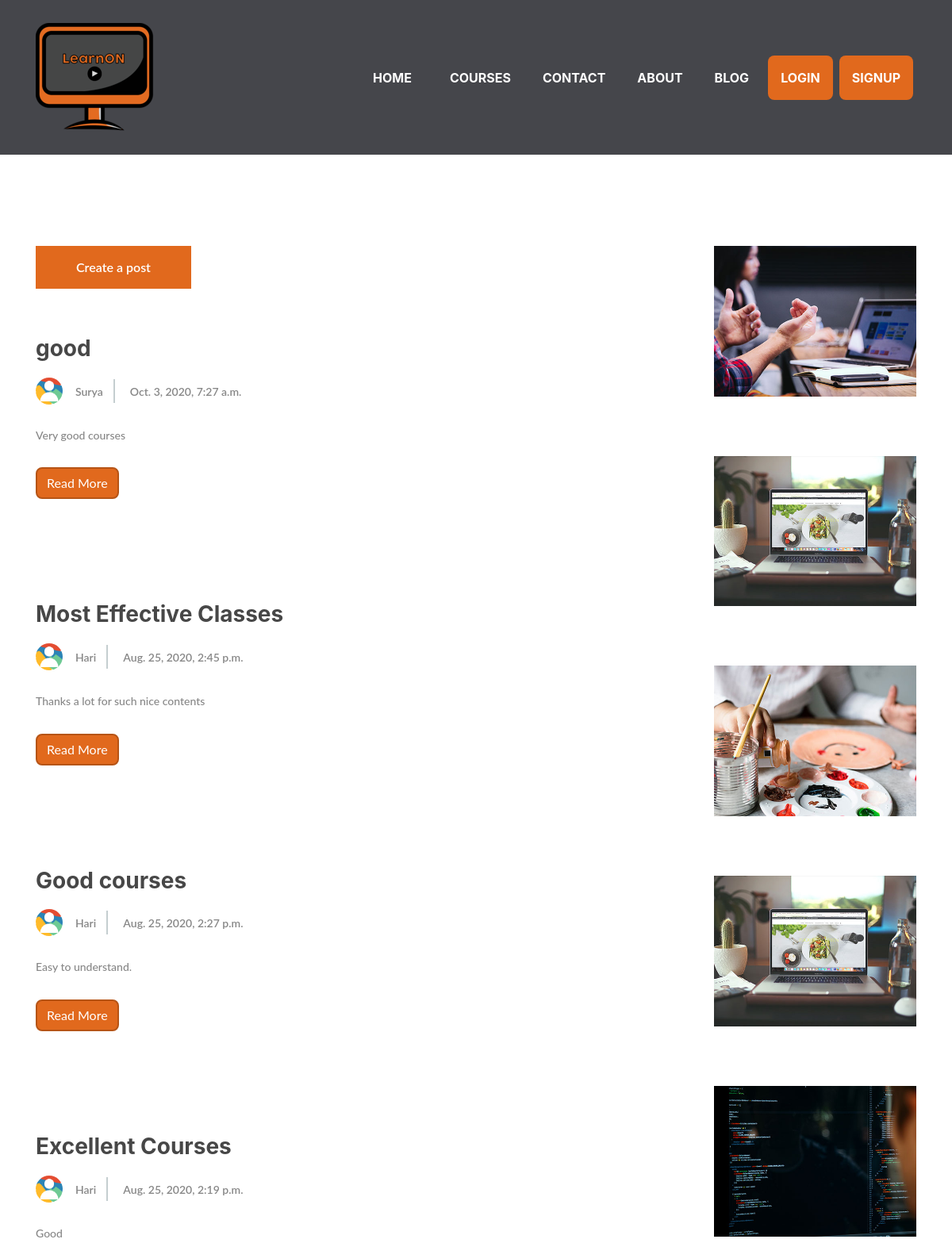
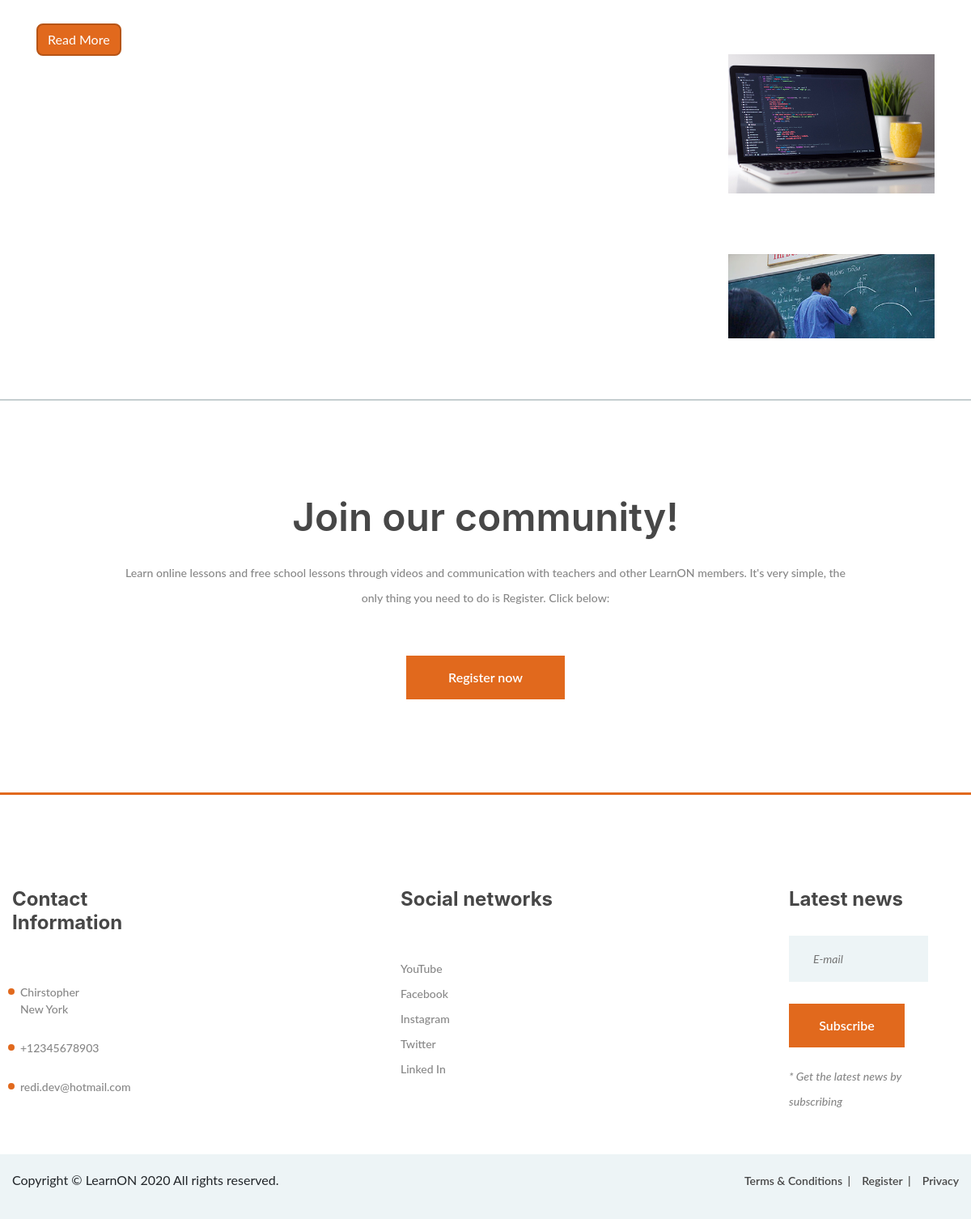
Screenshot of /blog/ with the database file from the repository (2 pictures, top to bottom).
### blog/models.py (models this page shows, shortened)
class Post(models.Model):
    author = models.ForeignKey(User,on_delete=models.CASCADE)
    title = models.CharField(max_length=30)
    text = models.TextField()
    created_date = models.DateTimeField(default=timezone.now)

### blog/views.py (the view)
# urls.py: path("blog/",PostListView.as_view(),name='post_list'),
class PostListView(ListView):
    context_object_name = 'posts'
    template_name = 'blog/post_list.html'
    ordering = ['-created_date']
    model = Post

### blog/templates/blog/post_list.html (shortened to what this page needs)
{% extends 'base.html' %}
{% load static %}
{% block content %}
<section class="blog-page spad pb-0">
  <div class="container">
    <div class="row">
      <div class="col-lg-9">
        <a href="{% url 'blogs:create_post' %}" style="color: white;" class="site-btn">Create a post</a>
        {% if posts %}
        {% for post in posts %}
        <div class="col-lg-12">    </div>
        <div class="blog-post">
          <h3>{{ post.title }}</h3>
          <div class="blog-metas">
            <div class="blog-meta author">
              <div class="post-author set-bg" data-setbg="/media/{{ post.author.profile.profile_pic }}"></div>
              <a href="#">{{ post.author|capfirst }}</a>
            </div>
            <div class="blog-meta">
              <a href="#">{{ post.created_date }}</a>
            </div>
          </div>
          <p>{{ post.text|capfirst }} </p>
          <a href="/blog/{{ post.id }}" class="btn btn-primary">Read More</a>
        </div>
        {% endfor %}
        {% endif %}
      </div>
      <div class="col-lg-3 col-md-5 col-sm-9 sidebar">
        <div class="sb-widget-item">
          <div class="add">
            <a href="#"><img src="{% static 'webuni/img/courses/5.jpg' %}" alt=" Image 1"></a>
          </div>
        </div>
        <div class="sb-widget-item">
          <div class="add">
            <a href="#"><img src="{% static 'webuni/img/courses/6.jpg' %}" alt=" Image 2 "></a>
          </div>
        </div>
        <div class="sb-widget-item">
          <div class="add">
            <a href="#"><img src="{% static 'webuni/img/courses/1.jpg' %}" alt=" Image 3"></a>
          </div>
        </div>
        <div class="sb-widget-item">
          <div class="add">
            <a href="#"><img src="{% static 'webuni/img/courses/6.jpg' %}" alt=" Image 4"></a>
          </div>
        </div>
        <div class="sb-widget-item">
          <div class="add">
            <a href="#"><img src="{% static 'webuni/img/courses/8.jpg' %}" alt=" Image 5"></a>
          </div>
        </div>
        <div class="sb-widget-item">
          <div class="add">
            <a href="#"><img src="{% static 'webuni/img/courses/f-2.jpg' %}" alt=" Image 6"></a>
          </div>
        </div>
        <div class="sb-widget-item">
          <div class="add">
            <a href="#"><img src="{% static 'webuni/img/categories/4.jpg' %}" alt=" Image 7"></a>
          </div>
        </div>
      </div>
    </div>
  </div>
</section>
{% endblock content %}

### templates/base.html (shortened to what this page needs)
<!DOCTYPE html>
{% load static %}
<html lang="en">
<head>
	<link rel="stylesheet" href="{% static 'webuni/css/bootstrap.min.css'%}"/>
	<link rel="stylesheet" href="{% static 'webuni/css/font-awesome.min.css' %}"/>
	<link rel="stylesheet" href="{% static 'webuni/css/owl.carousel.css' %}"/>
	<link rel="stylesheet" href="{% static 'webuni/css/style.css'%}"/>
	<link rel="stylesheet" href="{% static 'webuni/css/freelancer.css'%}"/>
	<link rel="stylesheet" href="https://unpkg.com/aos@next/dist/aos.css" />
</head>
<body>
	<nav class="navbar navbar-expand-lg bg-secondary text-uppercase" id="mainNav">
		<div class="container">
		  <a class="navbar-brand js-scroll-trigger" href="/"><img src="{% static 'webuni/img/class.png' %}" alt="Logo"></a>
		  <div class="collapse navbar-collapse" id="navbarResponsive">
			<ul class="navbar-nav ml-auto">
			  <li class="nav-item mx-0 mx-lg-1">
				<a class="nav-link py-3 px-0 px-lg-3 rounded js-scroll-trigger" href="{% url 'courses:home' %}">Home</a>
			  </li>
			  <li class="nav-item mx-0 mx-lg-1">
					<li class="nav-item mx-0 mx-lg-1">
					<a class="nav-link py-3 px-0 px-lg-3 rounded js-scroll-trigger" href="/#courses">Courses</a>
				  </li>
			  </li>
			  {% if request.user.profile.is_teacher == True %}
			  <li class="nav-item mx-0 mx-lg-1">
				<a class="nav-link py-3 px-0 px-lg-3 rounded js-scroll-trigger" href="{% url 'courses:create_class' %}">Create class</a>
			  </li>
			  <li class="nav-item mx-0 mx-lg-1">
				<a class="nav-link py-3 px-0 px-lg-3 rounded js-scroll-trigger" href="{% url 'courses:create_subject' %}">Create subject</a>
			  </li>
			  <li class="nav-item mx-0 mx-lg-1">
				<a class="nav-link py-3 px-0 px-lg-3 rounded js-scroll-trigger" href="{% url 'courses:create_lesson' %}">Create lesson</a>
			  </li>
			  {% else %}
			  <li class="nav-item mx-0 mx-lg-1">
				<a class="nav-link py-3 px-0 px-lg-3 rounded js-scroll-trigger" href="{% url 'courses:contact' %}">Contact</a>
			  </li>
			  <li class="nav-item mx-0 mx-lg-1">
				<a class="nav-link py-3 px-0 px-lg-3 rounded js-scroll-trigger" href="{% url 'courses:about' %}">About</a>
			  </li>
			  <li class="nav-item mx-0 mx-lg-1">
				<a class="nav-link py-3 px-0 px-lg-3 rounded js-scroll-trigger" href="{% url 'blogs:post_list' %}">Blog</a>
			  </li>
			  {% endif %}
			  {% if request.user.is_authenticated %}
			  <div class="dropdown show">
				<a class=" dropdown-toggle nav-link py-3 px-0 px-lg-3 rounded js-scroll-triggeraa" href="#" role="button" id="dropdownMenuLink" data-toggle="dropdown" aria-haspopup="true" aria-expanded="false">
					{{request.user.username}}
				</a>
				<div class="dropdown-menu" aria-labelledby="dropdownMenuLink">
				  <a class="dropdown-item" href="{% url 'users:profile' %}">Profile</a>
				  <a class="dropdown-item" href="{% url 'account_logout' %}">Exit</a>
				</div>
			  </div>
			  {% else %}
			  <li class="nav-item mx-0 mx-lg-1">
				<a class="active nav-link py-3 px-0 px-lg-3 rounded js-scroll-trigger" href="{% url 'account_login' %}">Login</a>
			  </li>
			  <li class="nav-item mx-0 mx-lg-1">
				<a class="active nav-link py-3 px-0 px-lg-3 rounded js-scroll-trigger" href="{% url 'account_signup' %}">SignUp</a>
			  </li>
              {% endif %}
			</ul>
		  </div>
		</div>
	  </nav>
{% block content %}
{% endblock content %}
{% if request.user.is_authenticated %}
{% else %}
	<section class="banner-section spad">
		<div class="container">
			<div class="section-title mb-0 pb-2">
				<h2>Join our community!</h2>
				<p>Learn online lessons and free school lessons through videos and communication with teachers and other LearnON members. It's very simple, the only thing you need to do is Register. Click below: </p>
			</div>
			<div class="text-center pt-5">
				<a href="{% url 'account_signup' %}" class="site-btn">Register now</a>
			</div>
		</div>
	</section>
{% endif %}
	<footer class="footer-section spad pb-0">
		<div class="footer-top">
			<div class="footer-warp">
				<div class="row">
					<div class="widget-item">
						<h4>Contact Information</h4>
						<ul class="contact-list">
							<li>Chirstopher<br>New York</li>
							<li>+12345678903</li>
							<li>redi.dev@hotmail.com</li>
						</ul>
					</div>
					<div class="widget-item">
					</div>
					<div class="widget-item">
						<h4>Social networks</h4>
						<ul>
							<li><a href="">YouTube</a></li>
							<li><a href="">Facebook</a></li>
							<li><a href="">Instagram</a></li>
							<li><a href="">Twitter</a></li>
							<li><a href="">Linked In</a></li>
						</ul>
					</div>
					<div class="widget-item">
					</div>
					<div class="widget-item">
						<h4>Latest news</h4>
						<form class="footer-newslatter">
							<input type="email" placeholder="E-mail">
							<button class="site-btn">Subscribe</button>
							<p>* Get the latest news by subscribing</p>
						</form>
					</div>
				</div>
			</div>
		</div>
		<div class="footer-bottom">
			<div class="footer-warp">
				<ul class="footer-menu">
					<li><a href="#">Terms & Conditions</a></li>
					<li><a href="#">Register</a></li>
					<li><a href="#">Privacy</a></li>
				</ul>
				<div class="">
					Copyright &copy; LearnON <script>document.write(new Date().getFullYear());</script> All rights reserved.
				</div>
			</div>
		</div>
	</footer>
</html>

### static/webuni/css/style.css (style rules this page uses)
html, body { height: 100%; font-family: 'Raleway', sans-serif; -webkit-font-smoothing: antialiased; font-smoothing: antialiased; scroll-behavior: smooth; }
h1, h2, h3, h4, h5, h6 { margin: 0; font-weight: 600; color: #474747; }
h2 { font-size: 36px; }
h3 { font-size: 30px; }
h4 { font-size: 24px; }
p { font-size: 14.1px; color: #878787; line-height: 2.2; font-weight: 500; }
img { max-width: 100%; }
::placeholder { font-style: italic; }
ul, ol { padding: 0; margin: 0; }
.section-title { text-align: center; padding: 0 110px; margin-bottom: 110px; }
.section-title h2 { font-size: 48px; font-weight: 600; margin-bottom: 25px; }
.section-title p { margin-bottom: 0; font-weight: 500; }
.set-bg { background-repeat: no-repeat; background-size: cover; background-position: top center; }
.spad { padding-top: 115px; padding-bottom: 115px; }
.site-btn { display: inline-block; min-width: 196px; text-align: center; border: none; padding: 15px 10px; font-weight: 600; font-size: 16px; position: relative; color: #fff; cursor: pointer; background: #e1691d; }
.footer-section { border-top: 3px solid #e1691d; }
.footer-warp { max-width: 1559px; padding: 0 15px; margin: 0 auto; }
.widget-item { width: 20%; padding: 0 15px; }
.widget-item h4 { margin-bottom: 30px; }
.widget-item ul { list-style: none; padding-top: 30px; }
.widget-item ul li { margin-bottom: 10px; font-size: 14px; font-weight: 500; color: #878787; }
.widget-item ul li:last-child { margin-bottom: 0; }
.widget-item ul a { color: #878787; }
.widget-item ul.contact-list li { margin-bottom: 27px; position: relative; padding-left: 10px; }
.widget-item ul.contact-list li:last-child { margin-bottom: 0; }
.widget-item ul.contact-list li:after { position: absolute; content: ""; width: 8px; height: 8px; left: -5px; top: 6px; border-radius: 50%; background: #e1691d; }
.footer-newslatter { padding-right: 38px; }
.footer-newslatter input[type=email] { height: 57px; width: 100%; padding: 0 30px; margin-bottom: 27px; float: left; border: none; font-size: 14px; background: #edf4f6; }
.footer-newslatter .site-btn { min-width: 143px; margin-bottom: 20px; }
.footer-newslatter p { margin-bottom: 0; font-weight: 500; font-style: italic; }
.footer-bottom { overflow: hidden; background: #edf4f6; padding: 20px 0; margin-top: 50px; }
.footer-menu { list-style: none; float: right; }
.footer-menu li { display: inline; }
.footer-menu li:last-child a { padding-right: 0; margin-right: 0; }
.footer-menu li:last-child a:after { display: none; }
.footer-menu li a { display: inline-block; font-size: 14px; font-weight: 600; color: #474747; padding-right: 10px; margin-right: 10px; position: relative; }
.footer-menu li a:after { position: absolute; content: "|"; right: 0; top: 0; }
.blog-page { border-bottom: 2px solid #c5ced0; }
.blog-post { margin-bottom: 70px; }
.blog-post h3 { padding-top: 58px; margin-bottom: 15px; }
.blog-post p { font-weight: 500; font-size: 14px; margin-bottom: 25px; }
.blog-post .blog-metas { margin-bottom: 15px; }
.blog-post .blog-metas .blog-meta { display: inline-block; padding: 9px 15px; position: relative; margin-bottom: 5px; }
.blog-post .blog-metas .blog-meta:last-child:after { display: none; }
.blog-post .blog-metas .blog-meta:after { position: absolute; content: ""; width: 2px; height: 30px; right: 0; top: calc(50% - 15px); background: #c5ced0; }
.blog-post .blog-metas .blog-meta.author { position: relative; padding-left: 50px; }
.blog-post .blog-metas .blog-meta.author .post-author { position: absolute; width: 34px; height: 34px; left: 0; top: calc(50% - 17px); border-radius: 50%; float: left; margin-right: 5px; }
.blog-post .blog-metas .blog-meta a { font-size: 14px; font-weight: 600; color: #878787; }
.sb-widget-item { margin-bottom: 75px; }
@media (min-width: 1200px) { .container { max-width: 1180px; } }

### rows the page displays
Post: title "good", author "Surya", created_date "Oct. 3, 2020, 7:27 a.m.", text "Very good courses"
Post: title "Most Effective Classes", author "Hari", created_date "Aug. 25, 2020, 2:45 p.m.", text "Thanks a lot for such nice contents"
Post: title "Good courses", author "Hari", created_date "Aug. 25, 2020, 2:27 p.m.", text "Easy to understand."
Post: title "Excellent Courses", author "Hari", created_date "Aug. 25, 2020, 2:19 p.m.", text "Good"
